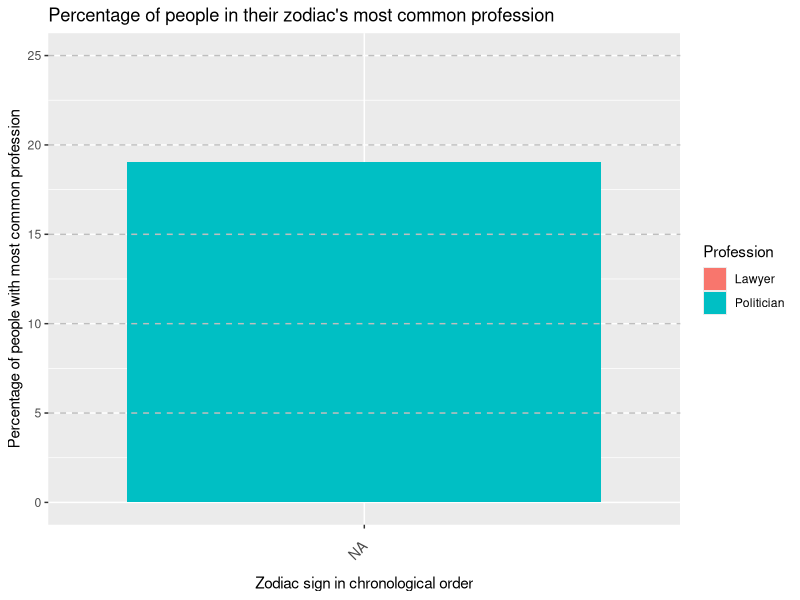

The R script that drew this image:
# R code for zodiac signs

library(tidyverse)

# Load data
data <- read_csv("profession_by_all.csv")

# Order them, such that they are in chronological order
zodiac_order <- c(
  "capricorn", "aquarius", "pisces", "aries", "taurus", "gemini", 
  "cancer", "leo", "virgo", "libra", "scorpio", "sagittarius")

# Make table for most common professions for each zodiac sign and the counts and percentage
zodiac_professions <- data |>
  filter(Zodiac != 'Zodiac', Profession != 'Profession') |>
  group_by(Zodiac, Profession) |>
  summarise(count = n(), .groups = "drop") |>
  group_by(Zodiac) |>
  mutate(total_in_zodiac = sum(count)) |>
  slice_max(count, n = 1, with_ties = FALSE) |>
  mutate(percentage = (count / total_in_zodiac) * 100) |>
  select(Zodiac, Profession, count, percentage) |>
  arrange(match(Zodiac, zodiac_order))

# Plot barplot
barplot <- zodiac_professions |>
  ggplot(aes(
    x = factor(Zodiac, levels = zodiac_order),
    y = percentage,
    fill = Profession
  )) +
  geom_col() +
  labs(
    x = 'Zodiac sign in chronological order',
    y = 'Percentage of people with most common profession',
    title = 'Percentage of people in their zodiac\'s most common profession'
  ) +
  ylim(0, 25) +
  geom_hline(
    yintercept = seq(5, 25, by = 5),
    color = "grey", 
    linetype = "dashed"
  ) +
theme(
  axis.text.x = element_text(angle = 45, hjust = 1, vjust = 0.5, size = 10),
  axis.title.x = element_text(margin = margin(t = 15))
)

# Save the barplot as .png
ggsave(
  filename = "zodiac_barplot.png",
  plot = barplot,
  width = 10
)
